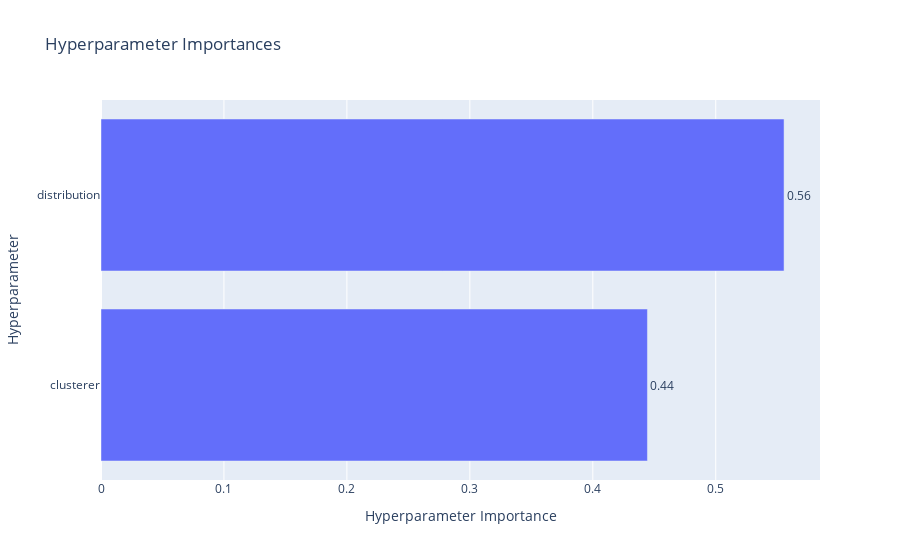

The notebook cell saved with this chart:
### Markdown cell above
Plot hyperparameter importances based on the Optuna attempts.

### Code cell
plot_param_importances(study_glm)

### Figure 1 — Plotly figure (JSON) as saved in the notebook; plotly's stock layout.template omitted (floating-point values rounded to 4 significant figures)
{"data": [{"cliponaxis": false, "hovertemplate": ["clusterer (CategoricalDistribution): 0.4444444444444444<extra></extra>", "distribution (CategoricalDistribution): 0.5555555555555556<extra></extra>"], "name": "Objective Value", "orientation": "h", "text": ["0.44", "0.56"], "textposition": "outside", "type": "bar", "x": [0.4444, 0.5556], "y": ["clusterer", "distribution"]}], "layout": {"title": {"text": "Hyperparameter Importances"}, "xaxis": {"title": {"text": "Hyperparameter Importance"}}, "yaxis": {"title": {"text": "Hyperparameter"}}}}
